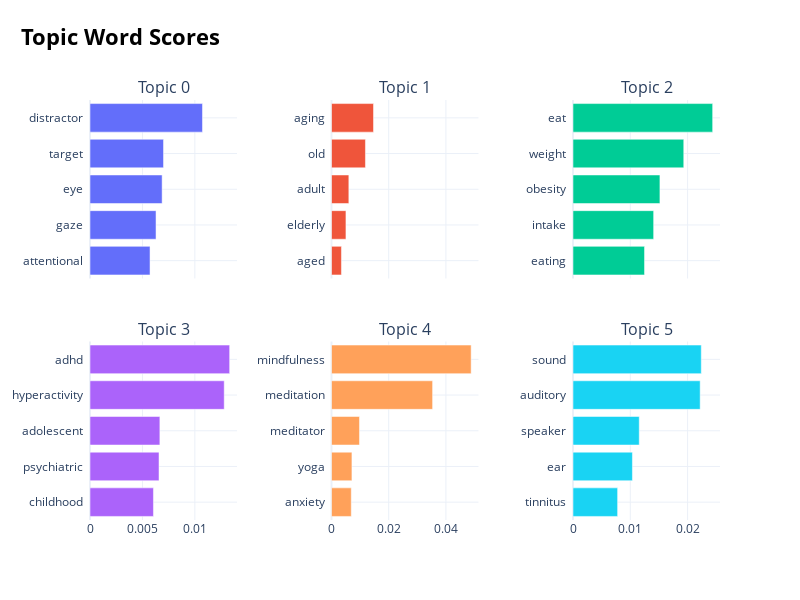

This figure's notebook cell:
### Code cell
# with pd.option_context('display.max_rows', 10000):
#   display(model.get_topic_info())

# model.visualize_topics()

model.visualize_barchart()

### Figure 1 — Plotly figure (JSON) as saved in the notebook; plotly's stock layout.template omitted (floating-point values rounded to 4 significant figures)
{"data": [{"orientation": "h", "type": "bar", "x": [0.005724, 0.006296, 0.006878, 0.00701, 0.01072], "xaxis": "x", "y": ["attentional  ", "gaze  ", "eye  ", "target  ", "distractor  "], "yaxis": "y"}, {"orientation": "h", "type": "bar", "x": [0.003474, 0.00505, 0.006061, 0.01187, 0.01469], "xaxis": "x2", "y": ["aged  ", "elderly  ", "adult  ", "old  ", "aging  "], "yaxis": "y2"}, {"orientation": "h", "type": "bar", "x": [0.01248, 0.01407, 0.01517, 0.01932, 0.02437], "xaxis": "x3", "y": ["eating  ", "intake  ", "obesity  ", "weight  ", "eat  "], "yaxis": "y3"}, {"orientation": "h", "type": "bar", "x": [0.00605, 0.00658, 0.006662, 0.0128, 0.01332], "xaxis": "x4", "y": ["childhood  ", "psychiatric  ", "adolescent  ", "hyperactivity  ", "adhd  "], "yaxis": "y4"}, {"orientation": "h", "type": "bar", "x": [0.006912, 0.007144, 0.009785, 0.03535, 0.04883], "xaxis": "x5", "y": ["anxiety  ", "yoga  ", "meditator  ", "meditation  ", "mindfulness  "], "yaxis": "y5"}, {"orientation": "h", "type": "bar", "x": [0.007785, 0.01037, 0.01156, 0.02219, 0.02238], "xaxis": "x6", "y": ["tinnitus  ", "ear  ", "speaker  ", "auditory  ", "sound  "], "yaxis": "y6"}], "layout": {"annotations": [{"font": {"size": 16}, "showarrow": false, "text": "Topic 0", "x": 0.1167, "xanchor": "center", "xref": "paper", "y": 1, "yanchor": "bottom", "yref": "paper"}, {"font": {"size": 16}, "showarrow": false, "text": "Topic 1", "x": 0.5, "xanchor": "center", "xref": "paper", "y": 1, "yanchor": "bottom", "yref": "paper"}, {"font": {"size": 16}, "showarrow": false, "text": "Topic 2", "x": 0.8833, "xanchor": "center", "xref": "paper", "y": 1, "yanchor": "bottom", "yref": "paper"}, {"font": {"size": 16}, "showarrow": false, "text": "Topic 3", "x": 0.1167, "xanchor": "center", "xref": "paper", "y": 0.425, "yanchor": "bottom", "yref": "paper"}, {"font": {"size": 16}, "showarrow": false, "text": "Topic 4", "x": 0.5, "xanchor": "center", "xref": "paper", "y": 0.425, "yanchor": "bottom", "yref": "paper"}, {"font": {"size": 16}, "showarrow": false, "text": "Topic 5", "x": 0.8833, "xanchor": "center", "xref": "paper", "y": 0.425, "yanchor": "bottom", "yref": "paper"}], "height": 600, "hoverlabel": {"bgcolor": "white", "font": {"family": "Rockwell", "size": 16}}, "showlegend": false, "title": {"font": {"color": "Black", "size": 22}, "text": "<b>Topic Word Scores", "x": 0.15, "xanchor": "center", "y": 0.95, "yanchor": "top"}, "width": 800, "xaxis": {"anchor": "y", "domain": [0, 0.2333], "matches": "x4", "showgrid": true, "showticklabels": false}, "xaxis2": {"anchor": "y2", "domain": [0.3833, 0.6167], "matches": "x5", "showgrid": true, "showticklabels": false}, "xaxis3": {"anchor": "y3", "domain": [0.7667, 1.0], "matches": "x6", "showgrid": true, "showticklabels": false}, "xaxis4": {"anchor": "y4", "domain": [0, 0.2333], "showgrid": true}, "xaxis5": {"anchor": "y5", "domain": [0.3833, 0.6167], "showgrid": true}, "xaxis6": {"anchor": "y6", "domain": [0.7667, 1.0], "showgrid": true}, "yaxis": {"anchor": "x", "domain": [0.575, 1], "showgrid": true}, "yaxis2": {"anchor": "x2", "domain": [0.575, 1], "showgrid": true}, "yaxis3": {"anchor": "x3", "domain": [0.575, 1], "showgrid": true}, "yaxis4": {"anchor": "x4", "domain": [0, 0.425], "showgrid": true}, "yaxis5": {"anchor": "x5", "domain": [0, 0.425], "showgrid": true}, "yaxis6": {"anchor": "x6", "domain": [0, 0.425], "showgrid": true}}}
